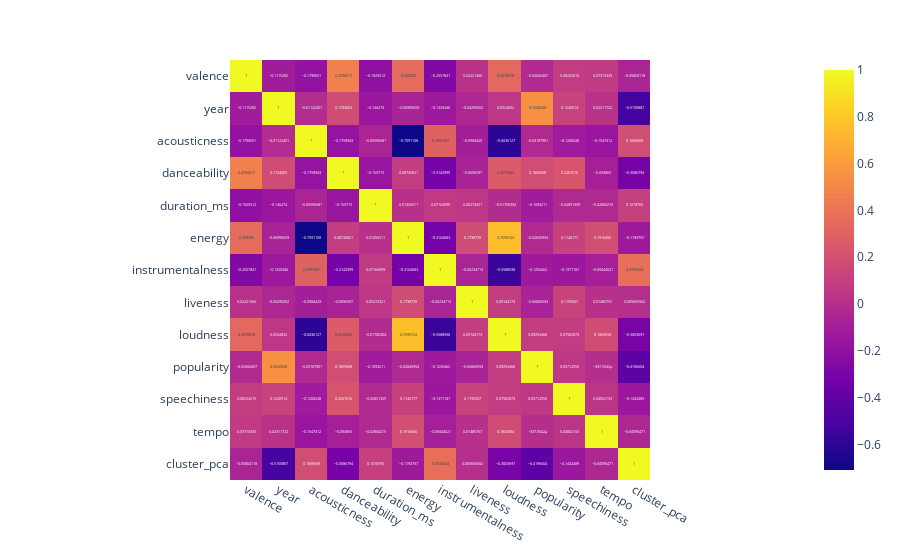

The cell this chart's notebook holds for it:
### Code cell
fig = px.imshow(dados.corr(numeric_only=True), text_auto=True)
fig.show()

### Figure 1 — Plotly figure (JSON) as saved in the notebook; plotly's stock layout.template omitted (floating-point values rounded to 4 significant figures; data arrays with more than 128 entries replaced by an {"elided": "..."} marker saying what was removed)
{"data": [{"coloraxis": "coloraxis", "hovertemplate": "x: %{x}<br>y: %{y}<br>color: %{z}<extra></extra>", "name": "0", "texttemplate": "%{z}", "type": "heatmap", "x": ["valence", "year", "acousticness", "danceability", "duration_ms", "energy", "instrumentalness", "liveness", "loudness", "popularity", "speechiness", "tempo", "cluster_pca"], "xaxis": "x", "y": ["valence", "year", "acousticness", "danceability", "duration_ms", "energy", "instrumentalness", "liveness", "loudness", "popularity", "speechiness", "tempo", "cluster_pca"], "yaxis": "y", "z": {"elided": "13x13 float values"}}], "layout": {"coloraxis": {"colorscale": [[0, "#0d0887"], [0.1111, "#46039f"], [0.2222, "#7201a8"], [0.3333, "#9c179e"], [0.4444, "#bd3786"], [0.5556, "#d8576b"], [0.6667, "#ed7953"], [0.7778, "#fb9f3a"], [0.8889, "#fdca26"], [1, "#f0f921"]]}, "margin": {"t": 60}, "xaxis": {"anchor": "y", "constrain": "domain", "domain": [0, 1], "scaleanchor": "y"}, "yaxis": {"anchor": "x", "autorange": "reversed", "constrain": "domain", "domain": [0, 1]}}}
